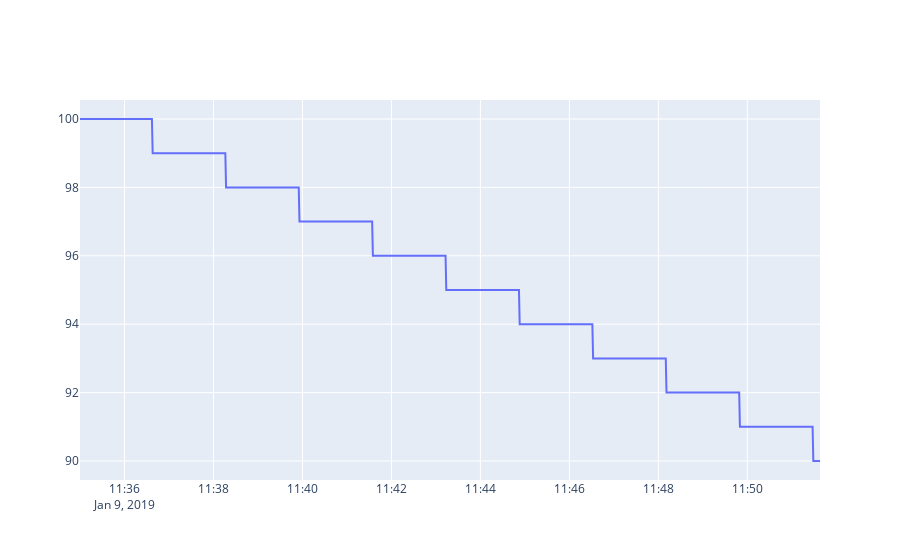

Write notebook code for a chart like this one.
### Code cell
plot_timeseries(battery_data_stream, user_id=USER_ID)

### Figure 1 — Plotly figure (JSON) as saved in the notebook; plotly's stock layout.template omitted (floating-point values rounded to 4 significant figures; data arrays with more than 128 entries replaced by an {"elided": "..."} marker saying what was removed)
{"data": [{"name": "battery_level", "type": "scatter", "x": {"elided": "19980 str values"}, "y": {"elided": "19980 int values"}}], "layout": {"autosize": true, "xaxis": {"autorange": true, "range": ["2019-01-09 11:35", "2019-01-09 11:51:38"], "type": "date"}, "yaxis": {"autorange": true, "range": [89.44, 100.6], "type": "linear"}}}
